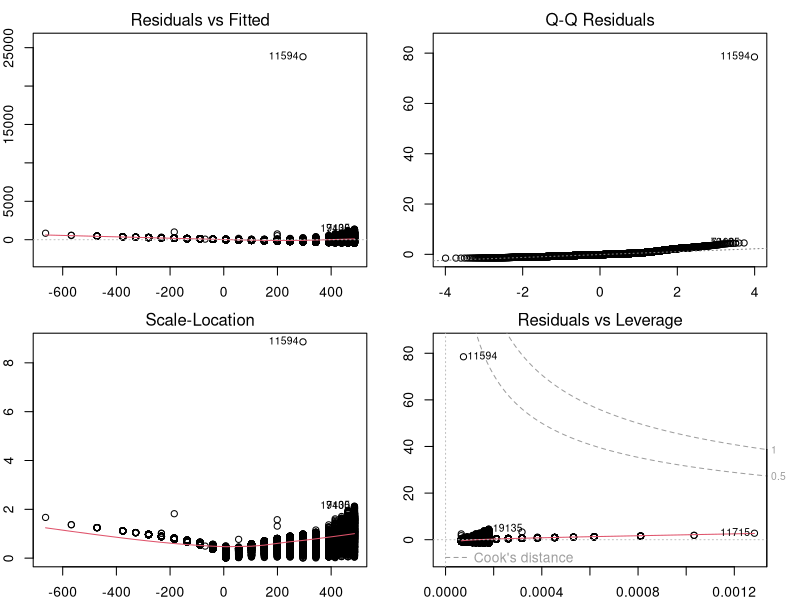
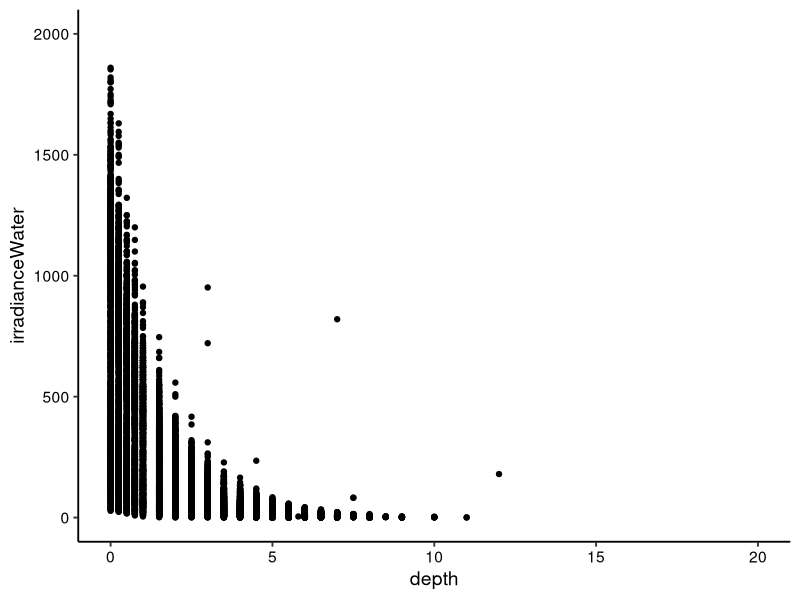
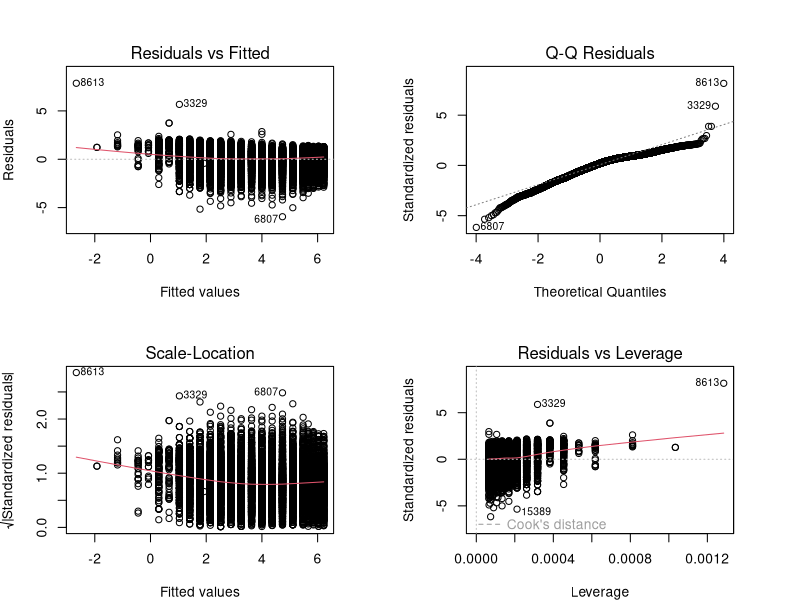
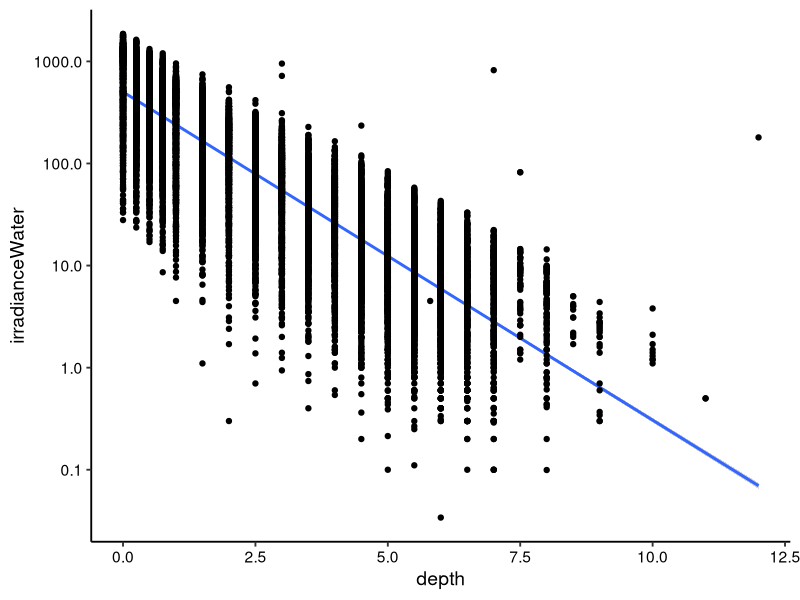
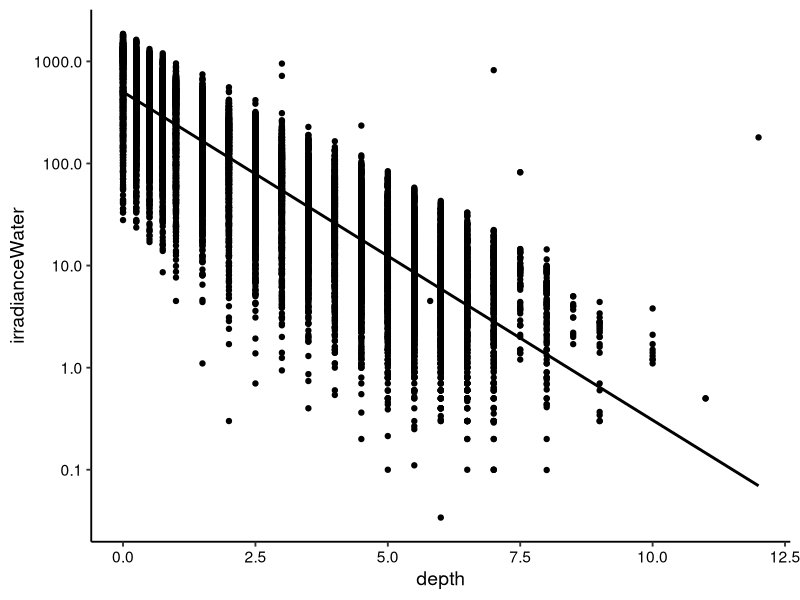
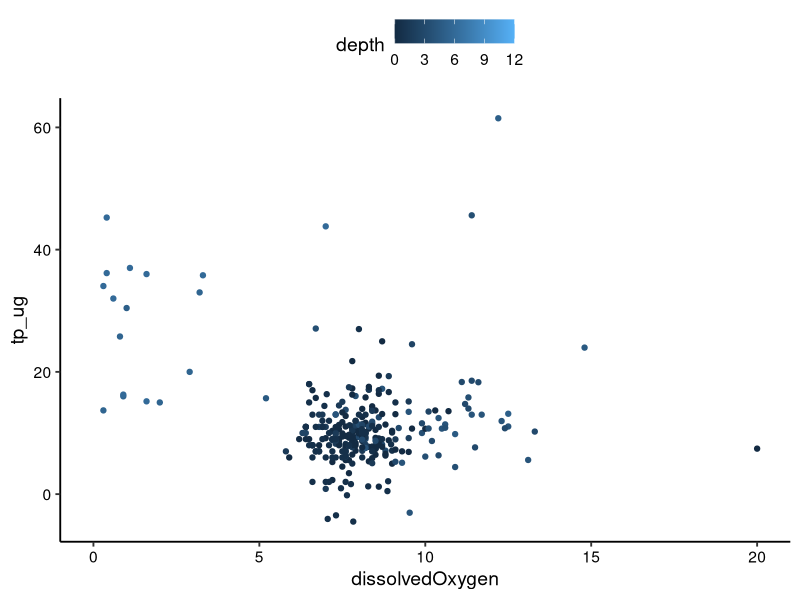
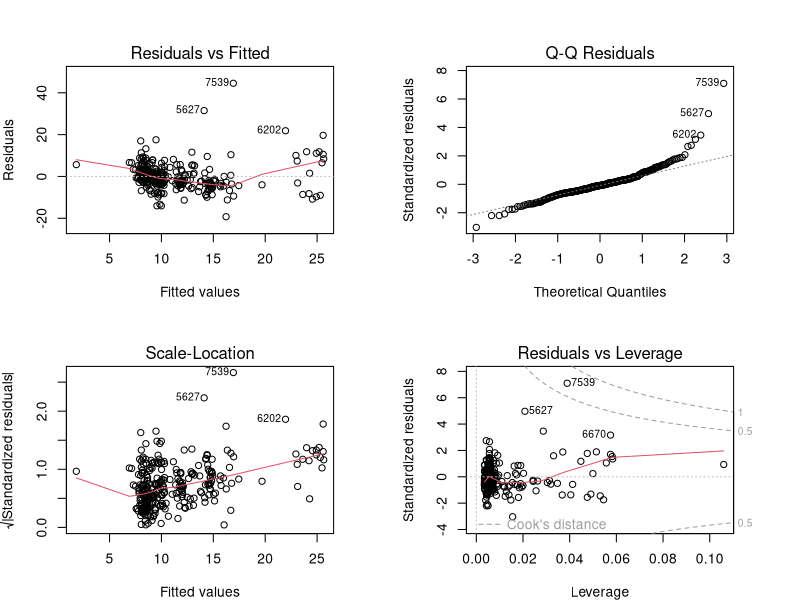
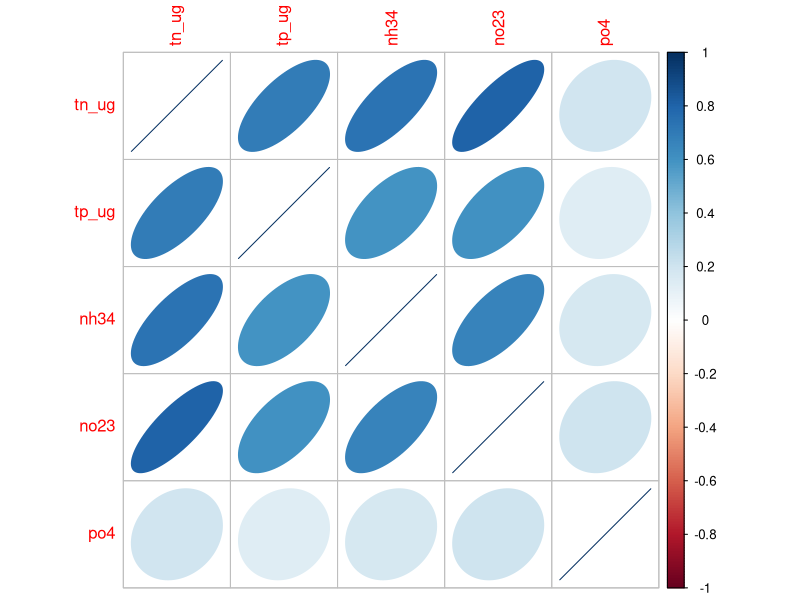

Reproduce these figures in R, in order.
## ---- chunk 1
getwd()
library(tidyverse)
options(scipen = 4)

PeterPaul.chem.nutrients <- read.csv("./Data/Processed/NTL-LTER_Lake_Chemistry_Nutrients_PeterPaul_Processed.csv", stringsAsFactors = TRUE)

# Set theme
mytheme <- theme_classic(base_size = 14) +
  theme(axis.text = element_text(color = "black"), 
        legend.position = "top")
theme_set(mytheme)
## ---- chunk 2
irradiance.regression <- lm(PeterPaul.chem.nutrients$irradianceWater ~ PeterPaul.chem.nutrients$depth)

# another way to format the lm() function
irradiance.regression <- lm(data = PeterPaul.chem.nutrients, irradianceWater ~ depth)
summary(irradiance.regression)

# Correlation
cor.test(PeterPaul.chem.nutrients$irradianceWater, PeterPaul.chem.nutrients$depth)
## ---- chunk 3
par(mfrow = c(2,2), mar=c(2,2,2,2))
plot(irradiance.regression)
par(mfrow = c(1,1))
## ---- chunk 4
# Plot the regression
irradiancebydepth <- 
  ggplot(PeterPaul.chem.nutrients, aes(x = depth, y = irradianceWater)) +
  ylim(0, 2000) +
  geom_point() 
print(irradiancebydepth) 
## ---- chunk 5
PeterPaul.chem.nutrients <- filter(PeterPaul.chem.nutrients, 
                                   irradianceWater != 0 & irradianceWater < 5000)
irradiance.regression2 <- lm(data = PeterPaul.chem.nutrients, log(irradianceWater) ~ depth)
summary(irradiance.regression2)

par(mfrow = c(2,2), mar=c(4,4,4,4))
plot(irradiance.regression2)
par(mfrow = c(1,1))

# Add a line and standard error for the linear regression
irradiancebydepth2 <- 
  ggplot(PeterPaul.chem.nutrients, aes(x = depth, y = irradianceWater)) +
  geom_smooth(method = "lm") +
  scale_y_log10() +
  geom_point() 
print(irradiancebydepth2) 

# SE - confidence interval around smooth can also be removed
irradiancebydepth2 <- 
    ggplot(PeterPaul.chem.nutrients, aes(x = depth, y = irradianceWater)) +
    geom_point() +
    scale_y_log10() +  #log transformed values for irradianceWater
    geom_smooth(method = 'lm', se = FALSE, color = "black")
print(irradiancebydepth2)

# Make the graph attractive

## ---- chunk 6
TPregression <- lm(data = subset(PeterPaul.chem.nutrients, lakename == "Paul Lake"), 
                   tp_ug ~ depth + dissolvedOxygen)
summary(TPregression)

TPplot <- ggplot(subset(PeterPaul.chem.nutrients, lakename == "Paul Lake"), 
                 aes(x = dissolvedOxygen, y = tp_ug, color = depth)) +
  geom_point() +
  xlim(0, 20)
print(TPplot)

par(mfrow = c(2,2), mar=c(4,4,4,4))
plot(TPregression)
par(mfrow = c(1,1))

## ---- chunk 7
#install.packages("corrplot")
library(corrplot)
PeterPaulnutrients <- 
  PeterPaul.chem.nutrients %>%
  select(tn_ug:po4) %>%
  na.omit()
PeterPaulCorr <- cor(PeterPaulnutrients)
corrplot(PeterPaulCorr, method = "ellipse")
corrplot.mixed(PeterPaulCorr, upper = "ellipse")
## ---- chunk 8
Paul.naomit <- PeterPaul.chem.nutrients %>%
  filter(lakename == "Paul Lake") %>%
  na.omit()

TPAIC <- lm(data = Paul.naomit, tp_ug ~ depth + dissolvedOxygen + 
              temperature_C + tn_ug + po4)

#Choose a model by AIC in a Stepwise Algorithm
step(TPAIC)
TPmodel <- lm(data = Paul.naomit, tp_ug ~ dissolvedOxygen + temperature_C + tn_ug)
summary(TPmodel)

